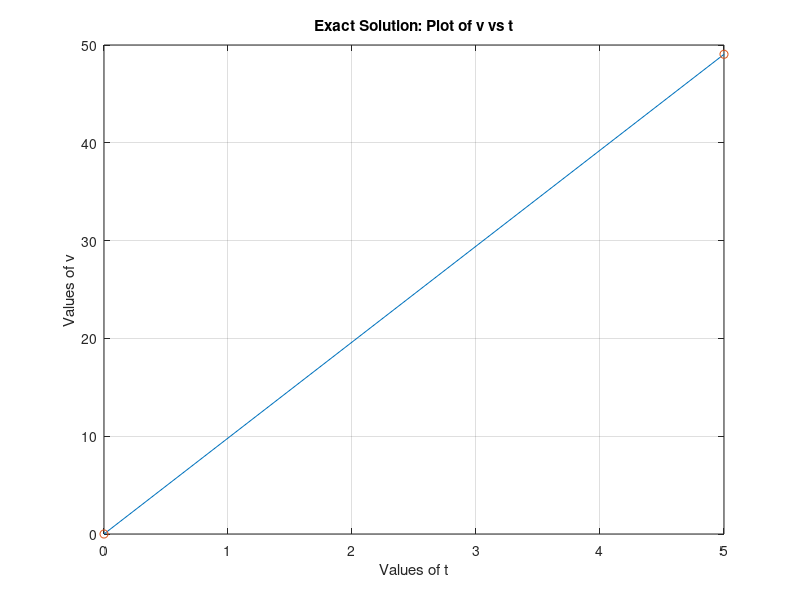

Write MATLAB code to recreate this figure.
% M-FILE
% Free-falling body
%
% Numerical solution: Euler method
% t: zaman [s]
% v: velocity [m/s]

clear;

% Parameters:
g = 9.81;

%Inputs:
m = input('Mass (kg): ');
cd = input('Drag Coefficient (kg/m : ');
dt = input('Time step (s): ');
tfinal = input('Final Time (s): ');
 
% Time steps:
t = [0:dt:tfinal];

% Number of time steps:
N = tfinal / dt + 1;

% Initial Condition (at t=0):
v(1)=0;
i=1;

% Main Loop:
while(1)
	i=i+1;
	dvdt = g - (cd/m) * v(i-1)^2;
	v(i) = v(i-1) + dvdt * dt;
	if (i<=N), break, end
end

% ----------------------------------------------------
% Print-outs:
disp('Parameters and Inputs:')
g
m
cd
dt
tfinal
disp('Outputs:')
N
t'
v'

% Plots:
plot(t,v,t,v,'o')
title('Exact Solution: Plot of v vs t')
xlabel('Values of t')
ylabel('Values of v')
grid

% ----------------------------------------------------
% Print outputs onto a screen with a specific format:
result = [t;v];
fprintf('   t     v\n');
fprintf('%8.3f %8.5e \n', result);

% ----------------------------------------------------
% Write outputs into a file:
save velresults.dat -ascii -double result

save time.dat -ascii -double t
save velocity.dat -ascii -double v

% To load outputs from the file
load velresults.dat
result1 = velresults';

load time.dat
tn1=time'
load velocity.dat
vn1=velocity'
